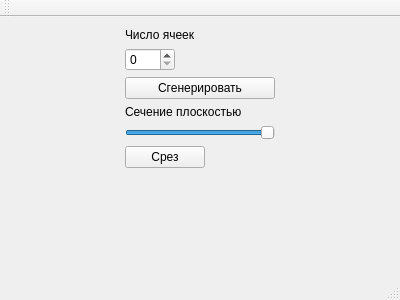
<?xml version="1.0" encoding="UTF-8"?>
<ui version="4.0">
 <class>MainWindow</class>
 <widget class="QMainWindow" name="MainWindow">
  <property name="geometry">
   <rect>
    <x>0</x>
    <y>0</y>
    <width>400</width>
    <height>300</height>
   </rect>
  </property>
  <property name="windowTitle">
   <string>Тестовое задание</string>
  </property>
  <widget class="QWidget" name="centralWidget">
   <layout class="QHBoxLayout" name="horizontalLayout_2">
    <item>
     <layout class="QHBoxLayout" name="horizontalLayout"/>
    </item>
    <item>
     <layout class="QHBoxLayout" name="horizontalLayout_3">
      <item>
       <layout class="QVBoxLayout" name="verticalLayout">
        <item>
         <widget class="QLabel" name="label_2">
          <property name="maximumSize">
           <size>
            <width>150</width>
            <height>16777215</height>
           </size>
          </property>
          <property name="text">
           <string>Число ячеек</string>
          </property>
         </widget>
        </item>
        <item>
         <widget class="QSpinBox" name="spinBox">
          <property name="maximumSize">
           <size>
            <width>50</width>
            <height>16777215</height>
           </size>
          </property>
          <property name="maximum">
           <number>99</number>
          </property>
         </widget>
        </item>
        <item>
         <widget class="QPushButton" name="pushButton_2">
          <property name="maximumSize">
           <size>
            <width>150</width>
            <height>16777215</height>
           </size>
          </property>
          <property name="text">
           <string>Сгенерировать</string>
          </property>
         </widget>
        </item>
        <item>
         <widget class="QLabel" name="label">
          <property name="maximumSize">
           <size>
            <width>150</width>
            <height>16777215</height>
           </size>
          </property>
          <property name="text">
           <string>Сечение плоскостью</string>
          </property>
         </widget>
        </item>
        <item>
         <widget class="QSlider" name="horizontalSlider">
          <property name="maximumSize">
           <size>
            <width>150</width>
            <height>16777215</height>
           </size>
          </property>
          <property name="sliderPosition">
           <number>99</number>
          </property>
          <property name="orientation">
           <enum>Qt::Horizontal</enum>
          </property>
         </widget>
        </item>
        <item>
         <widget class="QPushButton" name="pushButton">
          <property name="maximumSize">
           <size>
            <width>80</width>
            <height>16777215</height>
           </size>
          </property>
          <property name="text">
           <string>Срез</string>
          </property>
         </widget>
        </item>
        <item>
         <spacer name="verticalSpacer">
          <property name="orientation">
           <enum>Qt::Vertical</enum>
          </property>
          <property name="sizeHint" stdset="0">
           <size>
            <width>20</width>
            <height>40</height>
           </size>
          </property>
         </spacer>
        </item>
       </layout>
      </item>
     </layout>
    </item>
   </layout>
  </widget>
  <widget class="QMenuBar" name="menuBar">
   <property name="geometry">
    <rect>
     <x>0</x>
     <y>0</y>
     <width>400</width>
     <height>22</height>
    </rect>
   </property>
  </widget>
  <widget class="QToolBar" name="mainToolBar">
   <attribute name="toolBarArea">
    <enum>TopToolBarArea</enum>
   </attribute>
   <attribute name="toolBarBreak">
    <bool>false</bool>
   </attribute>
  </widget>
  <widget class="QStatusBar" name="statusBar"/>
 </widget>
 <layoutdefault spacing="6" margin="11"/>
 <resources/>
 <connections/>
</ui>
